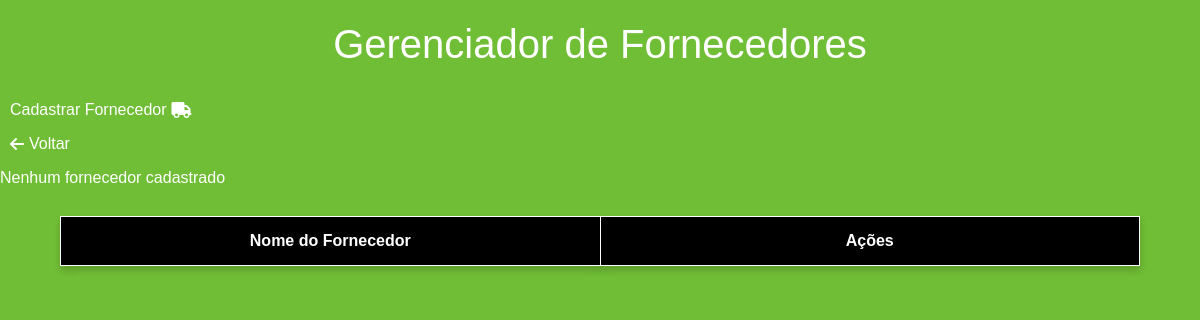
The app's page /fornecedores/ (signed in), older data.
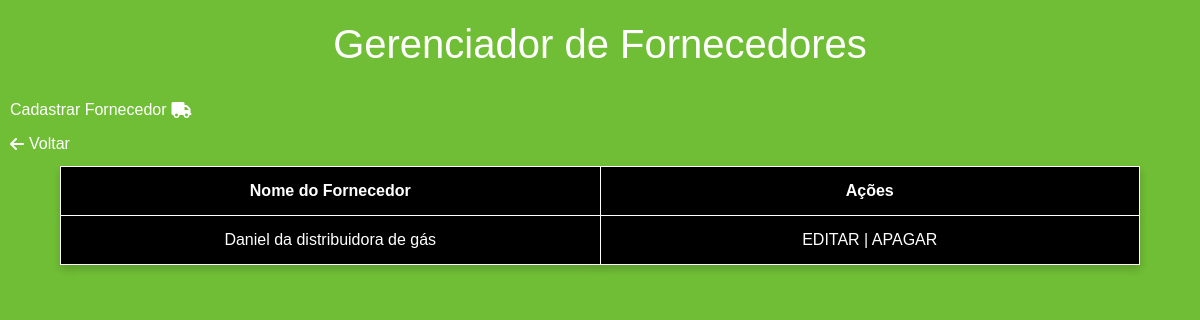
The same page, newer data.
### core/models.py (models this page shows, shortened)
class Fornecedor(models.Model):
    id = models.AutoField(primary_key=True)
    nome = models.CharField('Nome', max_length=100)
    cnpj = models.CharField('CNPJ', max_length=18)
    contato = models.CharField('Telefone', max_length=15)
    endereço = models.TextField('Endereço')

### core/views.py (the view)
# urls.py: path('fornecedores/', fornecedores, name='fornecedores'),
@login_required
def fornecedores(request):
    fornecedores = Fornecedor.objects.all()
    contexto = {
        'lista_fornecedores': fornecedores
    }
    return render(request, 'CRUD/fornecedores.html', contexto)

### core/templates/CRUD/fornecedores.html (shortened to what this page needs)
{% extends 'CRUD/lista_base.html' %}
{% load static %}
{% block fornecedores %}
        <h1>Gerenciador de Fornecedores</h1>
        <a href="{% url 'fornecedor_cadastro' %}" class="link">Cadastrar Fornecedor <i class="fa-solid fa-truck"></i></a>
        <a href="{% url 'PaginaCliente' %}" class="link"><i class="fa fa-arrow-right" style="rotate: 180deg;"></i><p>Voltar</p></a>
        <table>
            <tr>
                <th class="nome">Nome do Fornecedor</th>
                <th class="acoes">Ações</th>
            </tr>
            {% for fornecedor in lista_fornecedores %}
                <tr>
                    <td class="nome">{{ fornecedor.nome }}</td>
                    <td class="acoes">
                        <a href="{% url 'fornecedor_editar' fornecedor.id %}">EDITAR</a> |
                            <a href="{% url 'fornecedor_remover' fornecedor.id %}">APAGAR</a>
                        </td>
                    </tr>
                {% empty %}
                <p>Nenhum fornecedor cadastrado</p>
            {% endfor %}
        </table>
{% endblock %}

### core/templates/CRUD/lista_base.html (shortened to what this page needs)
{% load static %}
<!DOCTYPE html>
<html lang="pt-br">
    <head>
        <link href="https://cdn.jsdelivr.net/npm/bootstrap@5.3.3/dist/css/bootstrap.min.css" rel="stylesheet">
        <link rel="stylesheet" href="https://cdnjs.cloudflare.com/ajax/libs/font-awesome/6.0.0-beta3/css/all.min.css">
        <link rel="stylesheet" href="{% static 'CSS/CRUD_CSS/variaveis_lista.css' %}?v={% now 'U' %}">
        <link rel="stylesheet" href="{% static 'CSS/BaseCSS/barra_lateral.css' %}?v={% now 'U' %}">
        <link rel="stylesheet" href="{% static 'CSS/BaseCSS/cabecalho.css' %}?v={% now 'U' %}">
        <link rel="stylesheet" href="{% static 'CSS/BaseCSS/main.css' %}?v={% now 'U' %}">
        <link rel="stylesheet" href="{% static 'CSS/CRUD_CSS/gerenciar_lista.css' %}?v={% now 'U' %}">
    </head>
    <body>
        {% block fornecedores %}{% endblock %}
    </body>
</html>

### core/static/CSS/CRUD_CSS/variaveis_lista.css (style rules this page uses)
:root { --background_color: white; --cor_primaria: #70be36; --cor_secundaria: black; --cor_terciária: #2b6b18; --cor_quaternaria: #4caf50; --text_cor: white; --text_color2: black; --text_color3: grey; --text_color4: #70be36; --cor_selection_background: grey; --input_color: white; --input_borda: black; --input_color_submit: black; --cor_selection_text: white; --paddin_cabeçalho: 15px 20px; --color_icon: white; --card_bg: #535353; --margin_top_sobre_nos: 30px; --alinhamento_barra_e_main: 2%; }

### core/static/CSS/CRUD_CSS/gerenciar_lista.css (style rules this page uses)
body { background-color: var(--cor_primaria); font-family: Arial, sans-serif; padding: 0; margin: 0; display: flex; flex-direction: column; gap: 10px; }
h1, a, p { color: var(--text_cor); }
h1 { text-align: center; margin-top: 20px; margin-bottom: 20px; }
a { text-decoration: none; }
table { width: 90%; margin: 0 auto; }
tr, th, td { border-collapse: collapse; box-shadow: 0 4px 8px rgba(0, 0, 0, 0.1); background-color: var(--cor_secundaria); border: 1px solid var(--text_cor); color: var(--text_cor); }
tr, th { width: 50%; }
.nome { padding: 12px; text-align: center; }
.acoes { padding: 12px; text-align: center; gap: 10px; }
.link { height: auto; width: fit-content; display: flex; align-items: center; margin-left: 10px; gap: 5px; }
.link p { margin: 0; padding: 0; }

Row changes from the older to the newer data that the page shows:
added Fornecedor: nome "Daniel da distribuidora de gás"
Text that changed along with them:
text no longer shown: "Nenhum fornecedor cadastrado"
